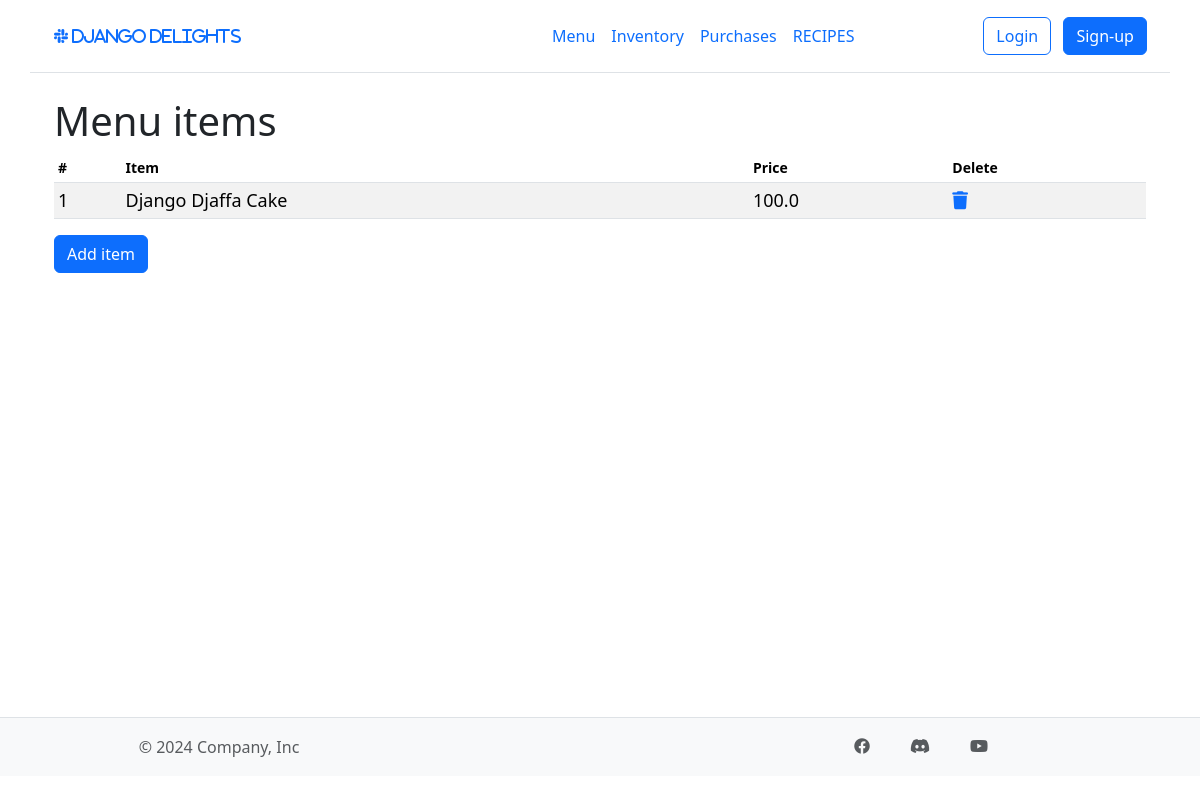
The app's page /menu/, older data.
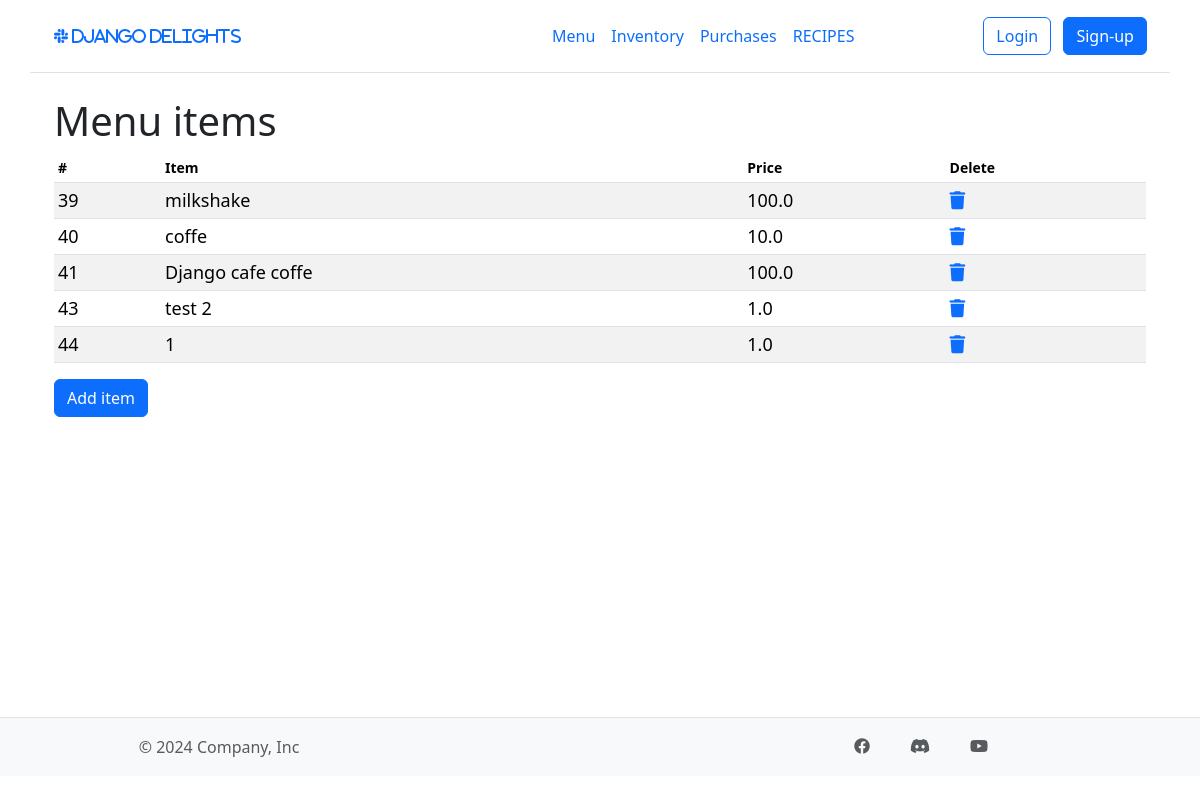
The same page, newer data.
### inventory/models.py (models this page shows, shortened)
class MenuItem(models.Model):
    name = models.CharField(max_length=50)
    price = models.FloatField(default=0)

### inventory/views.py (the view)
# urls.py: path("menu/", views.menu, name="menu"),
def menu(request):
    return render(
        request,
        "inventory/menu.html",
        context={"menu_items": MenuItem.objects.all()},
    )

### inventory/templates/inventory/menu.html (shortened to what this page needs)
{% extends "inventory/base.html" %}
{%load static%}
{% block content %}
<div class="container table-responsive small">
    <h1>Menu items</h1>
    <table class='table table-striped table-sm'>
        <thead>
            <tr>
                <th scope="col">#</th>
                <th scope="col">Item</th>
                <th scope="col">Price</th>
                <th scope='col'>Delete</th>
            </tr>
        </thead>
        <tbody>
            {% for item in menu_items %}
                <tr class="table-row" style="font-size: 18px;">
                    <td>{{item.id}}</td>
                    <td>{{item.name}}</td>
                    <td>{{item.price}}</td>
                    <td><a href="{%url 'delete' item.id %}?model=menu"><i class="fa fa-trash"></i></a></td>
                </tr>
            {% endfor %}
        </tbody>
    </table>
    <a href="{%url 'create_menu' %}" class="btn btn-primary">Add item</a>
</div>
{% endblock content %}

Row changes from the older to the newer data that the page shows:
removed MenuItem: id "1", name "Django Djaffa Cake", price "100.0"
added MenuItem: id "39", name "milkshake", price "100.0"
added MenuItem: id "40", name "coffe", price "10.0"
added MenuItem: id "41", name "Django cafe coffe", price "100.0"
added MenuItem: id "43", name "test 2", price "1.0"
added MenuItem: id "44", name "1", price "1.0"
